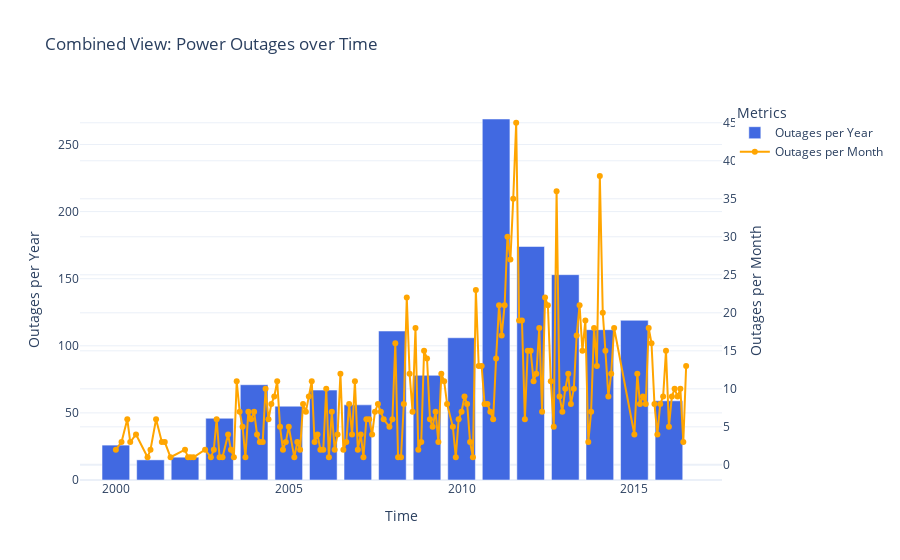

Source (notebook cell):
### Markdown cell above
Next, I want to look at the distribution of outages over time. To do so, we can use a histogram to plot the number of outages every year as well as a line graph to plot the number of outages per month. This will give more resolution to the distribution of outages over time.

### Code cell
import plotly.graph_objects as go

bar_data = cleaned.groupby("YEAR").size()
bar_data.index = pd.to_datetime(bar_data.index, format="%Y")

line_data = (
    cleaned.assign(TIME=cleaned["OUTAGE.START"].dt.strftime("%Y-%m"))
    .groupby("TIME")
    .size()
)

fig = go.Figure()

fig.add_trace(
    go.Bar(
        x=bar_data.index,
        y=bar_data.values,
        name="Outages per Year",
        marker=dict(color="royalblue"),
        yaxis="y1",
    )
)

fig.add_trace(
    go.Scatter(
        x=line_data.index,
        y=line_data.values,
        name="Outages per Month",
        mode="lines+markers",
        line=dict(color="orange", width=2),
        yaxis="y2",
    )
)

fig.update_layout(
    title="Combined View: Power Outages over Time",
    xaxis=dict(title="Time"),
    yaxis=dict(title="Outages per Year"),
    yaxis2=dict(
        title="Outages per Month",
        overlaying="y",
        side="right",
    ),
    legend_title="Metrics",
    template="plotly_white",
)

fig.show()

### Figure 1 — Plotly figure (JSON) as saved in the notebook; plotly's stock layout.template omitted (floating-point values rounded to 4 significant figures; data arrays with more than 128 entries replaced by an {"elided": "..."} marker saying what was removed)
{"data": [{"marker": {"color": "royalblue"}, "name": "Outages per Year", "type": "bar", "x": ["2000-01-01T00:00:00", "2001-01-01T00:00:00", "2002-01-01T00:00:00", "2003-01-01T00:00:00", "2004-01-01T00:00:00", "2005-01-01T00:00:00", "2006-01-01T00:00:00", "2007-01-01T00:00:00", "2008-01-01T00:00:00", "2009-01-01T00:00:00", "2010-01-01T00:00:00", "2011-01-01T00:00:00", "2012-01-01T00:00:00", "2013-01-01T00:00:00", "2014-01-01T00:00:00", "2015-01-01T00:00:00", "2016-01-01T00:00:00"], "y": [26, 15, 17, 46, 71, 55, 67, 56, 111, 78, 106, 269, 174, 153, 112, 119, 59], "yaxis": "y"}, {"line": {"color": "orange", "width": 2}, "mode": "lines+markers", "name": "Outages per Month", "type": "scatter", "x": {"elided": "172 str values"}, "y": {"elided": "172 int values"}, "yaxis": "y2"}], "layout": {"legend": {"title": {"text": "Metrics"}}, "title": {"text": "Combined View: Power Outages over Time"}, "xaxis": {"title": {"text": "Time"}}, "yaxis": {"title": {"text": "Outages per Year"}}, "yaxis2": {"overlaying": "y", "side": "right", "title": {"text": "Outages per Month"}}}}
